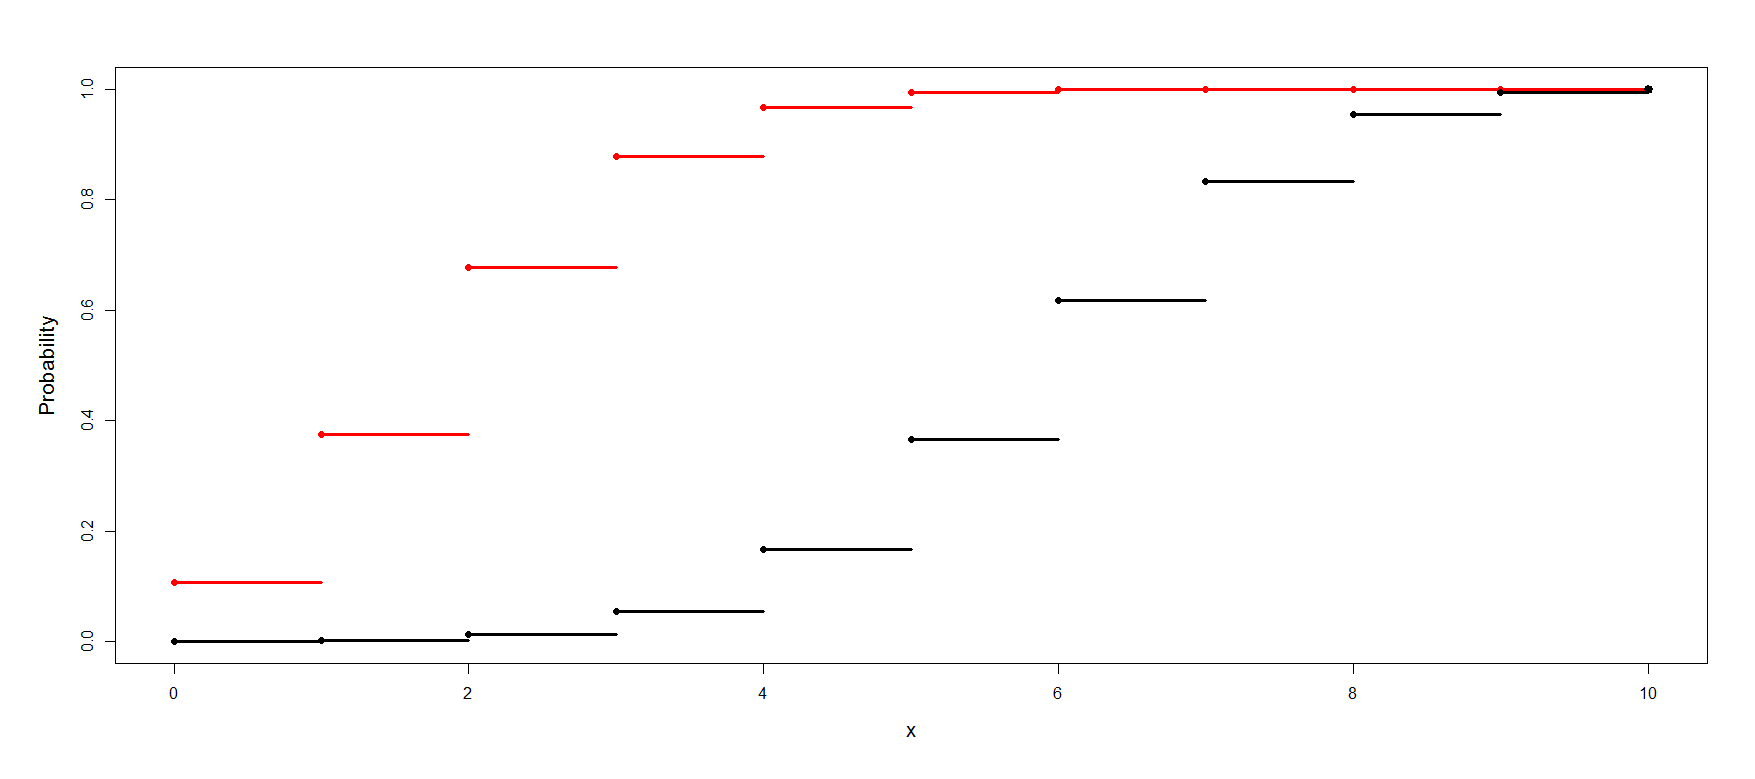

This chart was generated by the following R code:
# create a function to draw a binomial cdf

create.binomial.cdf  = function(N, p, colour="black", pch=16) {
                  n  = max(length(N),length(p),length(colour),length(pch))
                  N  =  rep(N,length=n); 
                  p  =  rep(p,length = n)
              colour = rep(colour,length=n);  
                 pch = rep(pch,length = n) 
  
add.one.series = function(N, p, colour, pch, maxN) {
           cdf =  pbinom(0:N, N, p)
    # lines(0:N, cdf, type="s", col=colour)
      for (i in 1:N) lines (c(i-1,i), c(cdf[i], cdf[i]), type = "s", col = colour, lwd = 3)
      lines(c(N,maxN), c(1, 1), type = "b", col = colour, lwd = 3)
    
      points(0:N, cdf, col = colour, pch = pch)
    }
  
    #par(lwd=1.5, cex=1, mar=c(3.1,2.5,0.5,0.5))
     plot(1, xlim = c(0,max(N)), ylim = c(0,1), type = "n", xlab = "x", ylab = "Probability")
     for (i in 1:n)
     add.one.series(N[i],p[i],colour[i],pch[i], max(N))
  }

# setting up the axis label size and margin (bottom, left, top, right) 
    par(cex.lab = 1.3, mai = c(b = 1.2, l = 1.2, t = 0.7, r = 0.5))
# run the function
    create.binomial.cdf(c(10,10), c(0.2,0.6), c("red","black"))
#create.binomial.cdf(c(10,10), c(0.2,0.6), c("black","black"))
